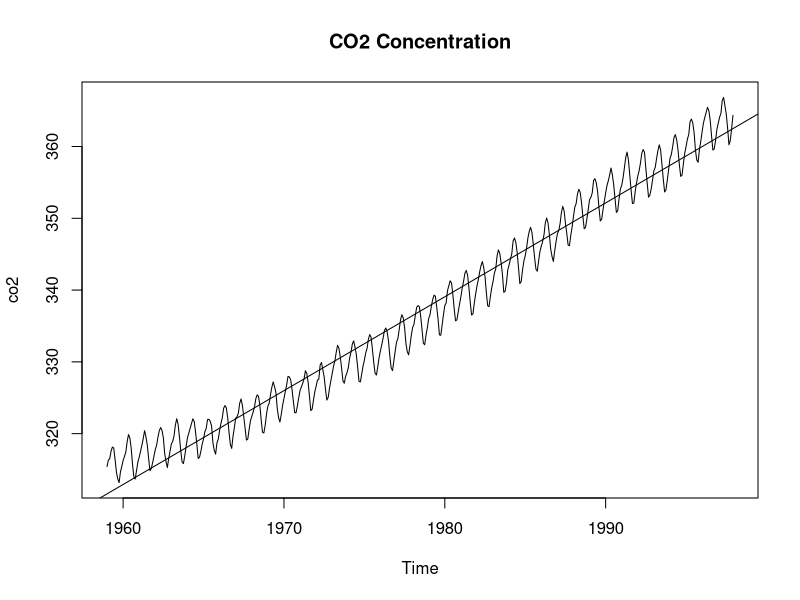
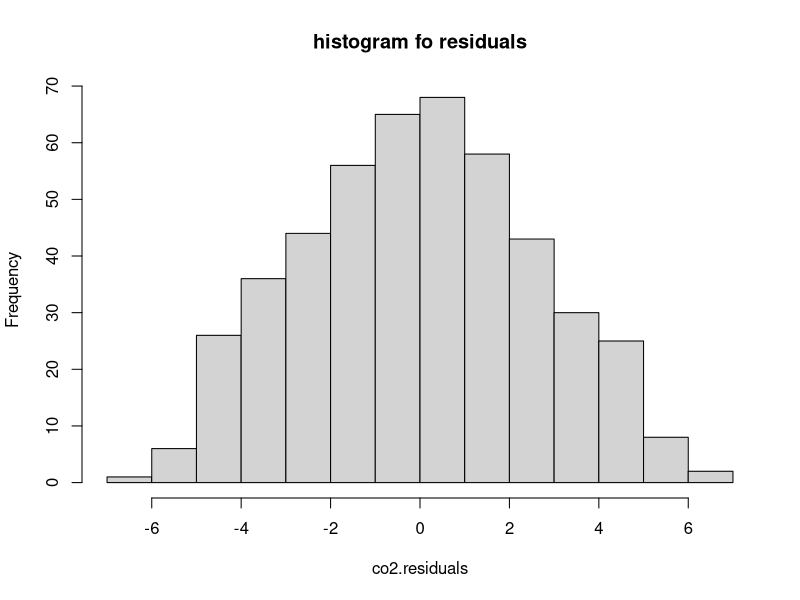
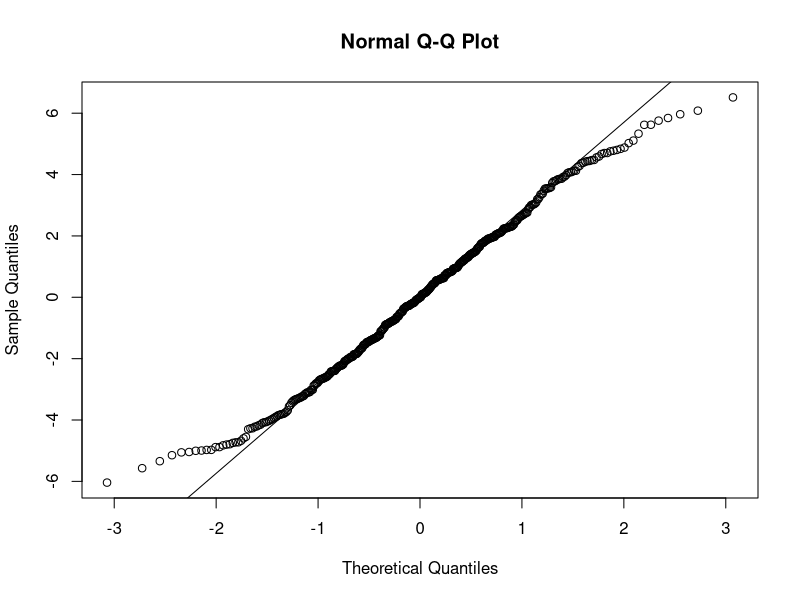
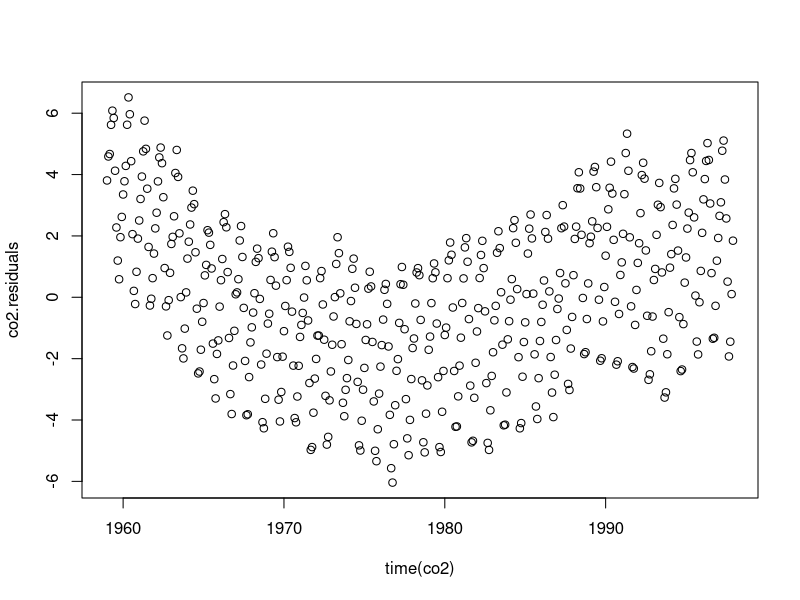
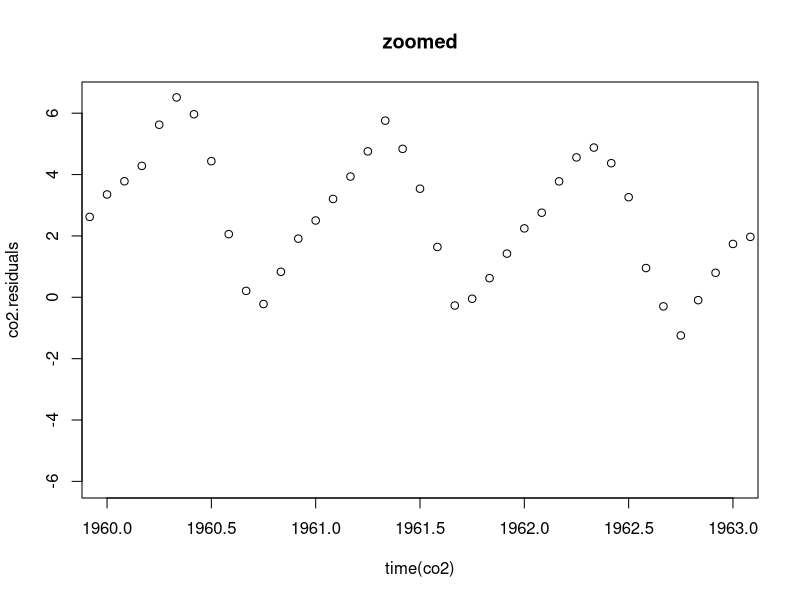
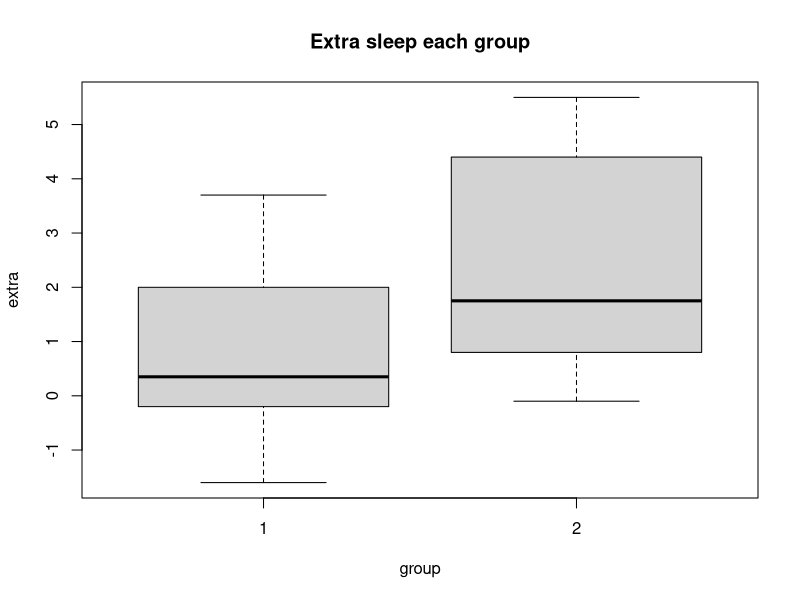
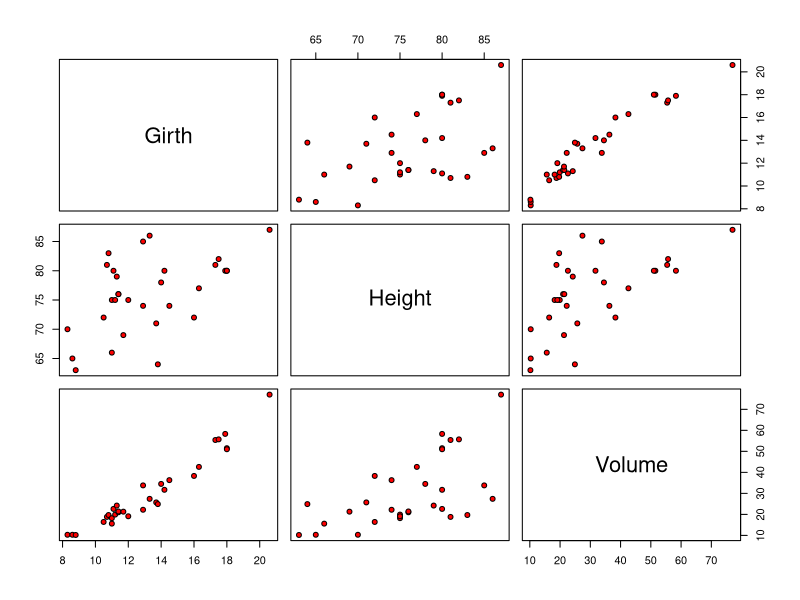

Write the R code that produced these figures, in order.

# Linear Regression
plot(co2, main="CO2 Concentration")
(co2.linear.model = lm(co2 ~ time(co2)))
abline(co2.linear.model)

# assess the residual: is it normal residual ?
co2.lm = lm(co2 ~ time(co2))
co2.residuals = resid(co2.lm)
hist(co2.residuals, main="histogram fo residuals")
qqnorm(co2.residuals)
qqline(co2.residuals)
# time plot
plot(co2.residuals ~ time(co2))
# zoom in
plot(co2.residuals ~ time(co2), xlim=c(1960,1963), main = "zoomed")



# another dataset: sleep, 2 drugs, 20 observation, 3 variables
plot(extra~group, data = sleep, main = "Extra sleep each group")
attach(sleep)
extra.1 = extra[group==1]
extra.2 = extra[group==2]
# box plot: median not mean
t.test(extra.1, extra.2, paired = TRUE, alternative = "two.sided")




# Correlation
# help(trees)
pairs(trees, pch = 21, bg = c("red"))
cov(trees) # this not consider units, that's why wired
#dataset estimate of correlation: divide by (n-1) !!!!


